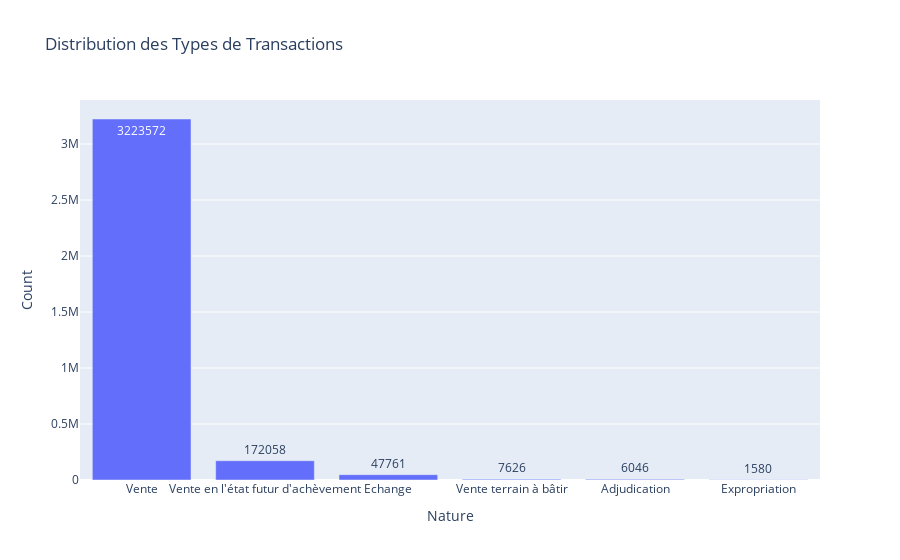

Here is the notebook cell this chart was saved with:
### Markdown cell above
---

## Vue d'ensemble du marché

### Widget 1.1 : Statistiques globales (simple/statique)
<!-- COMPLÉTEZ ICI: Décrivez ce que ce widget doit montrer -->
<!-- Exemple: Nombre total de transactions, prix moyen national, etc. -->

### Code cell
def nature_transaction(df):
    """Affiche la distribution des types de transactions du marché immobilier."""
    nature_mutation_counts = df["nature_mutation"].value_counts().reset_index()
    nature_mutation_counts.columns = ['Nature', 'Count']

    fig = px.bar(nature_mutation_counts,
                 x='Nature', 
                 y='Count',
                 title='Distribution des types de transactions',
                 text='Count')
    
    fig.show()
    return

nature_transaction(df)

### Figure 1 — Plotly figure (JSON) as saved in the notebook; plotly's stock layout.template omitted (floating-point values rounded to 4 significant figures)
{"data": [{"hovertemplate": "Nature=%{x}<br>Count=%{text}<extra></extra>", "legendgroup": "", "marker": {"color": "#636efa", "pattern": {"shape": ""}}, "name": "", "orientation": "v", "showlegend": false, "text": [3224000.0, 172100.0, 47760.0, 7626.0, 6046.0, 1580.0], "textposition": "auto", "type": "bar", "x": ["Vente", "Vente en l'état futur d'achèvement", "Echange", "Vente terrain à bâtir", "Adjudication", "Expropriation"], "xaxis": "x", "y": [3223572, 172058, 47761, 7626, 6046, 1580], "yaxis": "y"}], "layout": {"barmode": "relative", "legend": {"tracegroupgap": 0}, "title": {"text": "Distribution des Types de Transactions"}, "xaxis": {"anchor": "y", "domain": [0, 1], "title": {"text": "Nature"}}, "yaxis": {"anchor": "x", "domain": [0, 1], "title": {"text": "Count"}}}}
